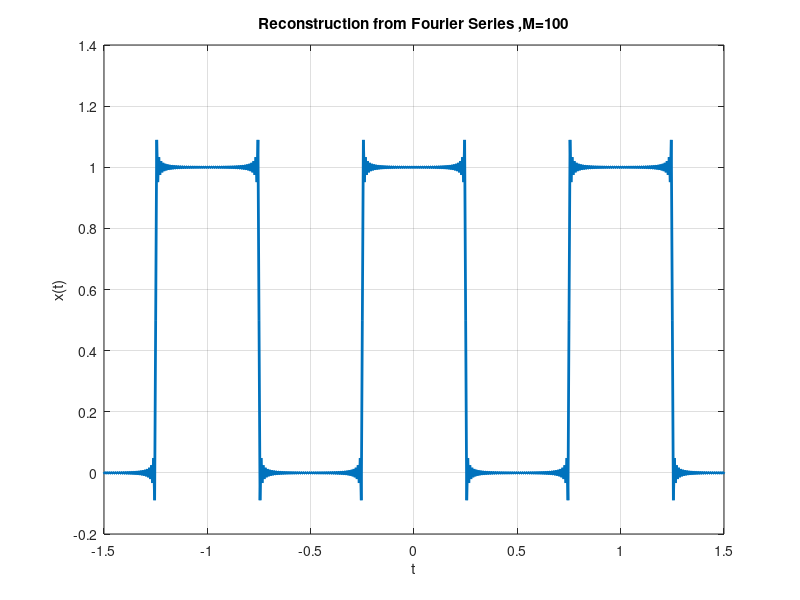

This figure's MATLAB source:
clc
clear all
close all
t = -1.5:0.005:1.5; %square wave duration
T = 1; %time period of square wave
T1 = 1/4; %duty cycle of square wave
w0 = 2*pi/T; %fundamental radian frequency of square wave
M = 100; %number of coefficients
k = -M:M; %2M+1 total coefficients to construct square wave
ak = sin(k*2*pi*(T1/T))./(k*pi);
ak(M+1) = 2*T1/T; % Manual correction for a0 ?> ak(M+1)
x = zeros(1,length(t));

for k = -M:M
x = x + ak(k+M+1)*exp(j*k*w0*t);
end

plot(t,x,'lineWidth',2);
grid;
xlabel('t');
ylabel('x(t)');
title('Reconstruction from Fourier Series ,M=100');
